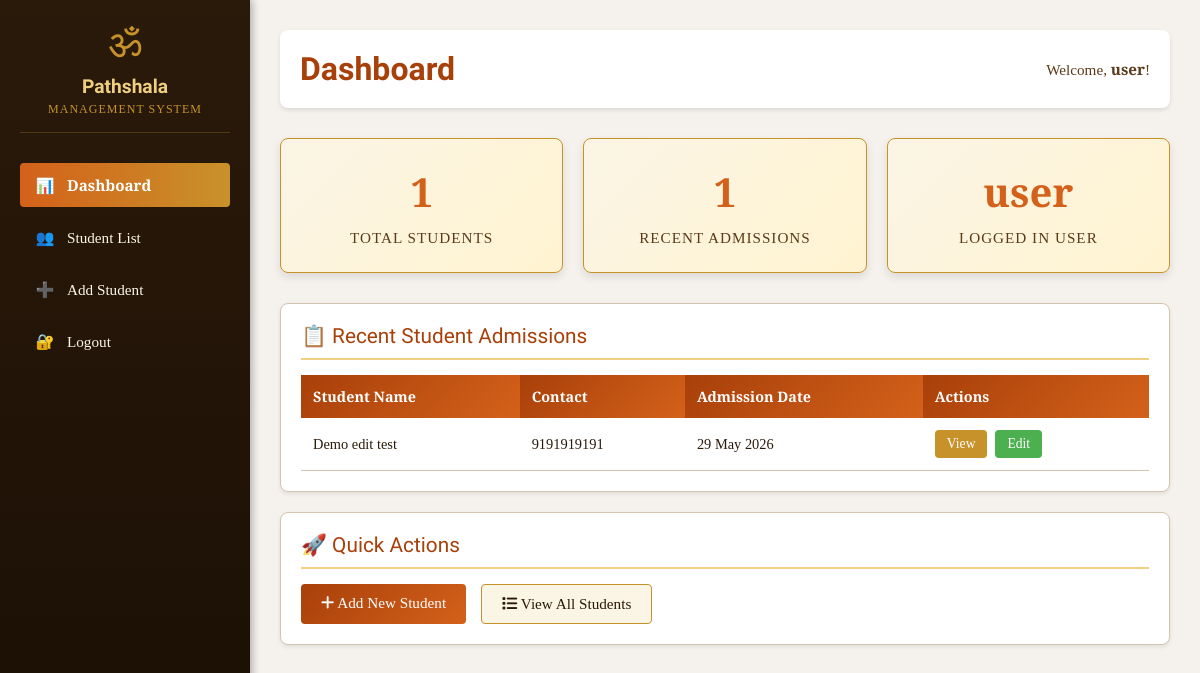
The app's page /dashboard/ (signed in), older data.
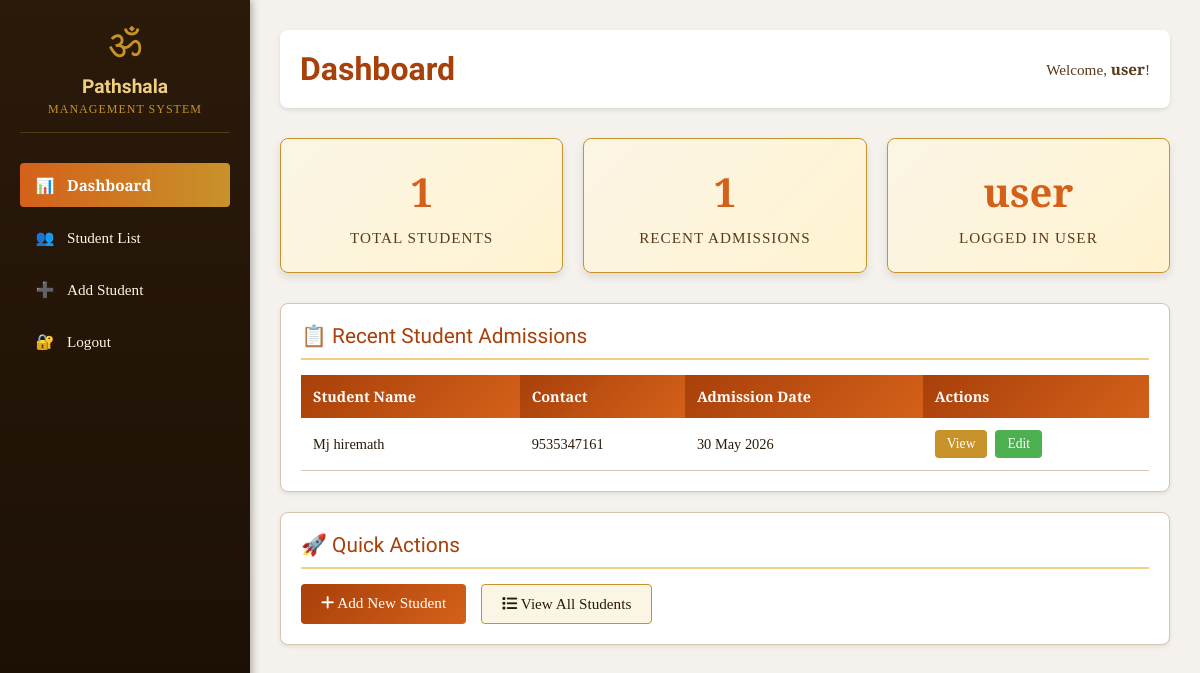
The same page, newer data.
### application/models.py (models this page shows, shortened)
class Student(models.Model):
    BLOOD_GROUP_CHOICES = [
        ('A+', 'A+'),
        ('A-', 'A−'),
        ('B+', 'B+'),
        ('B-', 'B−'),
        ('O+', 'O+'),
        ('O-', 'O−'),
        ('AB+', 'AB+'),
        ('AB-', 'AB−'),
    ]
    SHIVA_DEEKSHA_CHOICES = [
        ('Yes', 'Yes'),
        ('No', 'No'),
    ]
    first_name = models.CharField(max_length=100)
    last_name = models.CharField(max_length=100)
    date_of_birth = models.DateField()
    nationality = models.CharField(max_length=100, default='Indian')
    photo = models.ImageField(upload_to='student_photos/', null=True, blank=True)
    father_name = models.CharField(max_length=100)
    mother_name = models.CharField(max_length=100, blank=True)
    occupation = models.CharField(max_length=100, blank=True)
    contact_no = models.CharField(max_length=10)
    whatsapp_no = models.CharField(max_length=10, blank=True)
    email = models.EmailField(blank=True)
    address_line1 = models.CharField(max_length=255)
    address_line2 = models.CharField(max_length=255, blank=True)
    city = models.CharField(max_length=100)
    state = models.CharField(max_length=100)
    pin_code = models.CharField(max_length=10, blank=True)
    last_school = models.CharField(max_length=255, blank=True)
    last_class = models.CharField(max_length=50, blank=True)
    year_passing = models.CharField(max_length=4, blank=True)
    blood_group = models.CharField(max_length=10, choices=BLOOD_GROUP_CHOICES, blank=True)
    medical_conditions = models.TextField(blank=True)
    allergies = models.TextField(blank=True)
    shiva_deeksha = models.CharField(max_length=3, choices=SHIVA_DEEKSHA_CHOICES, default='No')
    declaration_accepted = models.BooleanField(default=False)
    admission_date = models.DateField(auto_now_add=True)
    class Meta:
        ordering = ['-admission_date']

### application/views.py (the view)
# urls.py: path('dashboard/', views.dashboard, name='dashboard'),
@login_required(login_url='login')
def dashboard(request):
    total_students = Student.objects.count()
    recent_students = Student.objects.all()[:5]
    context = {
        'total_students': total_students,
        'recent_students': recent_students,
    }
    return render(request, 'application/dashboard.html', context)

### application/templates/application/dashboard.html (shortened to what this page needs)
{% extends 'application/base.html' %}
{% block page_title %}Dashboard{% endblock %}
{% block content %}
    <div class="stats-grid">
        <div class="stat-card">
            <div class="stat-number">{{ total_students }}</div>
            <div class="stat-label">Total Students</div>
        </div>
        <div class="stat-card">
            <div class="stat-number">{{ recent_students|length }}</div>
            <div class="stat-label">Recent Admissions</div>
        </div>
        <div class="stat-card">
            <div class="stat-number">{{ request.user.username }}</div>
            <div class="stat-label">Logged In User</div>
        </div>
    </div>
    <div class="card">
        <div class="card-title">📋 Recent Student Admissions</div>
        {% if recent_students %}
            <div class="table-responsive">
                <table>
                    <thead>
                        <tr>
                            <th>Student Name</th>
                            <th>Contact</th>
                            <th>Admission Date</th>
                            <th>Actions</th>
                        </tr>
                    </thead>
                    <tbody>
                        {% for student in recent_students %}
                            <tr>
                                <td>{{ student.first_name }} {{ student.last_name }}</td>
                                <td>{{ student.contact_no }}</td>
                                <td>{{ student.admission_date|date:"d M Y" }}</td>
                                <td>
                                    <div class="actions">
                                        <a href="{% url 'student_detail' student.id %}" class="btn btn-sm btn-view">View</a>
                                        <a href="{% url 'student_edit' student.id %}" class="btn btn-sm btn-edit">Edit</a>
                                    </div>
                                </td>
                            </tr>
                        {% endfor %}
                    </tbody>
                </table>
            </div>
        {% else %}
            <p style="text-align: center; color: var(--medium-brown); padding: 20px;">No students registered yet.</p>
        {% endif %}
    </div>
    <div class="card">
        <div class="card-title">🚀 Quick Actions</div>
        <div style="display: flex; gap: 15px; flex-wrap: wrap;">
            <a href="{% url 'student_add' %}" class="btn btn-primary">
                <i class="fas fa-plus"></i> Add New Student
            </a>
            <a href="{% url 'student_list' %}" class="btn btn-secondary">
                <i class="fas fa-list"></i> View All Students
            </a>
        </div>
    </div>
{% endblock %}

Row changes from the older to the newer data that the page shows:
removed Student: first_name "Demo edit", last_name "test", contact_no "9191919191", admission_date "29 May 2026"
added Student: first_name "Mj", last_name "hiremath", contact_no "9535347161", admission_date "30 May 2026"
